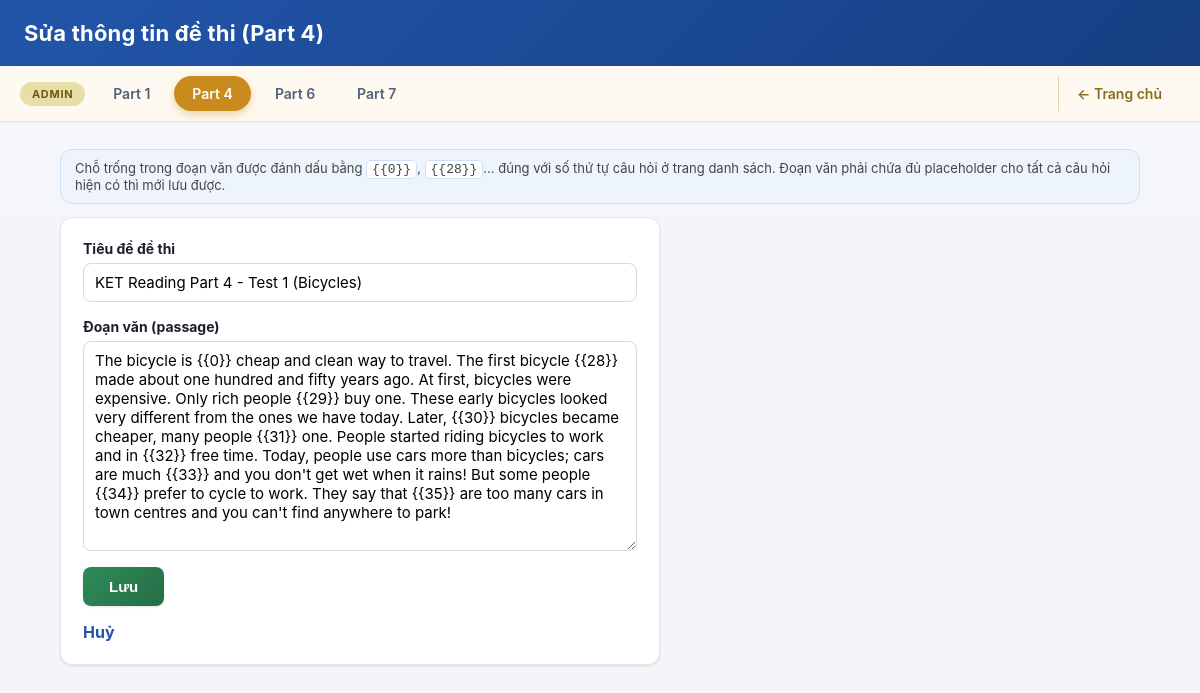
The app's page /index.php?controller=admin_part4&action=testForm with its own data.
### tables this page shows
CREATE TABLE ket_cloze_tests (
    id INT PRIMARY KEY AUTO_INCREMENT,
    title VARCHAR(255) NOT NULL,
    part INT NOT NULL,
    passage_html TEXT NOT NULL,
    created_at TIMESTAMP DEFAULT CURRENT_TIMESTAMP
);

### app/controllers/Controller.php (called while the page is built, shortened)
<?php
class Controller
{
    protected function render(string $view, array $data = []): void
    {
        extract($data);
        require __DIR__ . '/../views/' . $view . '.php';
    }
}

### app/controllers/AdminPart4Controller.php (called while the page is built, shortened)
<?php
class AdminPart4Controller extends Controller
{
    private ClozeQuestion $clozeModel;
    public function __construct(private PDO $pdo)
    {
        $this->clozeModel = new ClozeQuestion($pdo);
    }
    public function testForm(): void
    {
        $test = $this->clozeModel->getTestById(self::DEFAULT_TEST_ID);
        $this->render('admin_part4/test_form', ['test' => $test]);
    }
}

### public/index.php (called while the page is built, shortened)
<?php
require_once __DIR__ . '/../config/database.php';
require_once __DIR__ . '/../app/models/ClozeQuestion.php';
require_once __DIR__ . '/../app/controllers/Controller.php';
require_once __DIR__ . '/../app/controllers/AdminPart4Controller.php';
$controllerName = $_GET['controller'] ?? 'home';
$actionName = $_GET['action'] ?? 'index';
switch ($controllerName) {
    case 'admin_part4':
        $controller = new AdminPart4Controller($pdo);
        break;
}
$controller->$actionName();

### app/models/ClozeQuestion.php (called while the page is built, shortened)
<?php
class ClozeQuestion
{
    private PDO $pdo;
    public function __construct(PDO $pdo)
    {
        $this->pdo = $pdo;
    }
    public function getTestById(int $id): ?array
    {
        $stmt = $this->pdo->prepare(
            'SELECT * FROM ket_cloze_tests WHERE id = ?'
        );
        $stmt->execute([$id]);
        $test = $stmt->fetch();
        return $test !== false ? $test : null;
    }
}

### app/views/admin_part4/test_form.php (the view, shortened to what this page needs)
<!DOCTYPE html>
<html lang="vi">
<head>
<link rel="stylesheet" href="css/style.css">
</head>
<body>
<header class="site-header">
    <h1>Sửa thông tin đề thi (Part 4)</h1>
</header>
<?php $activeAdminTab = 'admin4'; require __DIR__ . '/../partials/admin_nav_tabs.php'; ?>
<main class="page">
    <p class="admin-hint">
        Chỗ trống trong đoạn văn được đánh dấu bằng <code>{{0}}</code>, <code>{{28}}</code>...
        đúng với số thứ tự câu hỏi ở trang danh sách. Đoạn văn phải chứa đủ
        placeholder cho tất cả câu hỏi hiện có thì mới lưu được.
    </p>
    <form method="POST" action="index.php?controller=admin_part4&amp;action=testForm" class="admin-form">
        <label>
            Tiêu đề đề thi
            <input type="text" name="title" value="<?= htmlspecialchars($test['title']) ?>" required>
        </label>
        <label>
            Đoạn văn (passage)
            <textarea name="passage_html" rows="10" required><?= htmlspecialchars($test['passage_html']) ?></textarea>
        </label>
        <button type="submit">Lưu</button>
        <a href="index.php?controller=admin_part4&amp;action=index" class="btn-link">Huỷ</a>
    </form>
</main>
</body>
</html>

### public/css/style.css (style rules this page uses)
:root { --color-primary: #2255aa; --color-primary-dark: #163f82; --color-primary-light: #eef4fc; --color-success: #2e8b57; --color-success-dark: #256e46; --color-danger: #c0392b; --color-danger-dark: #a5301f; --color-admin: #c98a1e; --color-admin-dark: #a3700f; --color-text: #1a1f2b; --color-text-muted: #667085; --color-border: #e3e7ee; --color-bg: #f3f5f9; --color-surface: #ffffff; --radius-sm: 8px; --radius-md: 12px; --radius-lg: 16px; --radius-pill: 999px; --shadow-sm: 0 1px 2px rgba(16, 24, 40, 0.06), 0 1px 3px rgba(16, 24, 40, 0.06); --shadow-md: 0 6px 16px rgba(16, 24, 40, 0.08); --shadow-lg: 0 16px 32px rgba(16, 24, 40, 0.14); --transition-fast: 0.15s ease; }
* { box-sizing: border-box; }
body { margin: 0; font-family: -apple-system, BlinkMacSystemFont, "Segoe UI", Roboto, Helvetica, Arial, sans-serif; background: linear-gradient(180deg, #f7f9fc 0%, var(--color-bg) 240px); color: var(--color-text); -webkit-font-smoothing: antialiased; }
.site-header { background: linear-gradient(135deg, var(--color-primary) 0%, var(--color-primary-dark) 100%); color: #ffffff; padding: 20px 24px; box-shadow: 0 2px 10px rgba(22, 63, 130, 0.25); }
.site-header h1 { margin: 0; font-size: 22px; font-weight: 700; letter-spacing: 0.2px; }
.page { width: 90%; max-width: 1100px; margin: 28px auto 64px; }
.admin-hint { background: var(--color-primary-light); border: 1px solid #cfe0f5; border-radius: var(--radius-md); padding: 10px 14px; font-size: 13px; color: #444444; }
.admin-hint code { background: #ffffff; border: 1px solid #cfe0f5; border-radius: 4px; padding: 1px 5px; }
.btn-link { display: inline-block; color: var(--color-primary); text-decoration: none; font-weight: 700; transition: color var(--transition-fast); }
.admin-form { background: var(--color-surface); border: 1px solid var(--color-border); border-radius: var(--radius-md); box-shadow: var(--shadow-sm); padding: 22px; max-width: 600px; display: flex; flex-direction: column; gap: 16px; }
.admin-form label { display: flex; flex-direction: column; gap: 6px; font-weight: 700; font-size: 14px; color: var(--color-text); }
.admin-form input, .admin-form select, .admin-form textarea { font-family: inherit; font-size: 15px; padding: 9px 11px; border: 1px solid #d3d8e2; border-radius: var(--radius-sm); font-weight: normal; transition: border-color var(--transition-fast), box-shadow var(--transition-fast); }
.admin-form button { align-self: flex-start; background: linear-gradient(135deg, var(--color-success) 0%, var(--color-success-dark) 100%); color: #ffffff; border: none; border-radius: var(--radius-sm); padding: 11px 26px; font-size: 15px; font-weight: 700; cursor: pointer; box-shadow: var(--shadow-sm); transition: transform var(--transition-fast), box-shadow var(--transition-fast), filter var(--transition-fast); }

### records on screen
ket_cloze_tests: title "KET Reading Part 4 - Test 1 (Bicycles)", passage_html "The bicycle is {{0}} cheap and clean way to travel. The first bicycle {{28}} made about one hundred and fifty years ago. At first, bicycles were expensive. Only rich people {{29}} buy one. These early bicycles looked very different from the ones we have today. Later, {{30}} bicycles became cheaper, many people {{31}} one. People started riding bicycles to work and in {{32}} free time. Today, people use cars more than bicycles; cars are much {{33}} and you don't get wet when it rains! But some people {{34}} prefer to cycle to work. They say that {{35}} are too many cars in town centres and you can't find anywhere to park!"

### other values on screen
$tab['label'] "Part 1"
$tab['label'] "Part 4"
$tab['label'] "Part 6"
$tab['label'] "Part 7"
